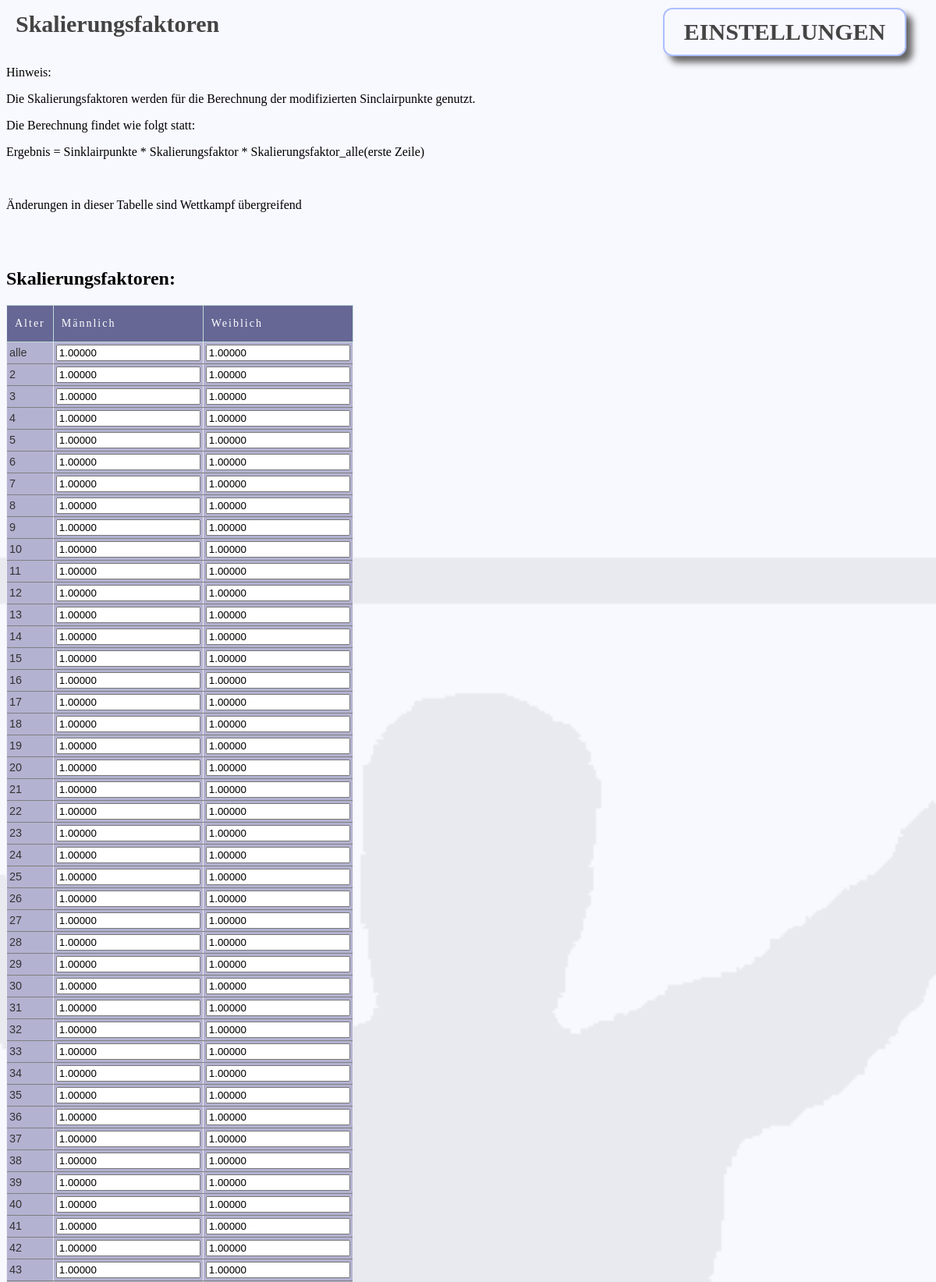
/einstellungen/skalierungsfaktoren.php (upper part), run on the app's committed database.
### tables this page shows
CREATE TABLE `skalierungsfaktoren` (
  `age` int(11) NOT NULL,
  `maennlich` float(11,5) DEFAULT NULL,
  `weiblich` float(11,5) DEFAULT NULL
);

### funktionen/db_verbindung.php (called while the page is built, shortened)
<?php
function dbBefehl ($query)
{
  global $db;
  try {
    $Abfrage = mysqli_query($db,$query);
  }catch(Exception $e) {
    echo "Konnte Abfrage ($query) nicht erfolgreich ausfuehren von DB: " . mysqli_error($db);
    exit;
  }
  return $Abfrage;
}
?>

### einstellungen/skalierungsfaktoren.php (the view, shortened to what this page needs)
<head>
<link rel="stylesheet" type="text/css" href="../../CSS/alg.css">
<link rel="stylesheet" type="text/css" href="../../CSS/table.css">
</head>
<body>
<form method="post" action="skalierungsfaktoren.php">
<p class="kopf"><b>Skalierungsfaktoren</b></p>
<p>Hinweis:</p>
<p>Die Skalierungsfaktoren werden für die Berechnung der modifizierten Sinclairpunkte genutzt.</p>
<p>Die Berechnung findet wie folgt statt:</p>
<p>Ergebnis = Sinklairpunkte * Skalierungsfaktor * Skalierungsfaktor_alle(erste Zeile)</p>
<br>
<p>Änderungen in dieser Tabelle sind Wettkampf übergreifend</p>
<a href="alg_einstellungen.php" title="Link zu den Einstellungen" id="range-logo">Einstellungen</a>
<?php
include '../funktionen/db_verbindung.php';
echo'<br><br>';
echo ' <h2>Skalierungsfaktoren:</h2>
<table class="tabelle" border="1">
  <colgroup>
    <col>
    <col>
  </colgroup>
<thead>
 <tr>
  <th>Alter</th>
  <th>Männlich</th>
  <th>Weiblich</th>
 </tr>
</thead>
';
$i=0;
$data_scale = dbBefehl("SELECT * FROM skalierungsfaktoren");
while($dsatz = mysqli_fetch_assoc($data_scale))
{
	$i = $i+1;
	$Man="Man" . $i;
	$Wom="Wom" . $i;
	echo '<tr>';
  if ($i == 1){
    echo '<td> alle </td>';
  }else{
	echo '<td>' . $dsatz['age'] . '</td>';
  }
	echo '<td><input type="text" name="'.$Man.'" value="' . $dsatz['maennlich'] . '"></td>';
	echo '<td><input type="text" name="'.$Wom.'" value="' . $dsatz['weiblich'] . '"></td>';
}
echo '</table>';
?>
<br>
<br>
</form>
</body>
</html>

### CSS/alg.css (style rules this page uses)
a:link { text-decoration: none; }
.kopf { font: bold 30px Verdana; color: #444444; padding: 6px 4px 6px 12px; }
#range-logo { background-color: #f8f8ff; display:block; overflow:hidden; white-space:nowrap; position:fixed; top:10px; right:1cm; box-shadow: 8px 8px 8px #666; border-radius: 12px; border: 2px solid #ACBFFF; font: bold 30px Verdana; color: #444444; text-transform: uppercase; text-align: center; text-decoration:none; padding: 12px 25px 12px 25px; }

### CSS/table.css (style rules this page uses)
table.tabelle { font: 90% "Lucida Grande", "Lucida Sans Unicode", "Trebuchet MS", sans-serif; padding: 0; margin: 0; border-collapse: collapse; color: #333; background: #B3B2D1; }
table.tabelle tbody, table.tabelle thead { border-left: 1px solid #EAECEE; border-right: 1px solid #EAECEE; }
table.tabelle tbody td, table tbody th { padding: 3px; text-align: left; }
table.tabelle thead th { background: #666795; padding: 15px 10px; color: #fff; text-align: left; font-weight: normal; }
table.tabelle th { font: bold 14px Verdana; color: #6D929B; border-right: 1px solid #C1DAD7; border-bottom: 1px solid #C1DAD7; border-top: 1px solid #C1DAD7; letter-spacing: 2px; text-align: left; padding: 6px 6px 6px 12px; }

### data on the page
skalierungsfaktoren: shows "alle", maennlich "1.00000", weiblich "1.00000"
skalierungsfaktoren: age "2", maennlich "1.00000", weiblich "1.00000"
skalierungsfaktoren: age "3", maennlich "1.00000", weiblich "1.00000"
skalierungsfaktoren: age "4", maennlich "1.00000", weiblich "1.00000"
skalierungsfaktoren: age "5", maennlich "1.00000", weiblich "1.00000"
skalierungsfaktoren: age "6", maennlich "1.00000", weiblich "1.00000"
skalierungsfaktoren: age "7", maennlich "1.00000", weiblich "1.00000"
skalierungsfaktoren: age "8", maennlich "1.00000", weiblich "1.00000"
skalierungsfaktoren: age "9", maennlich "1.00000", weiblich "1.00000"
skalierungsfaktoren: age "10", maennlich "1.00000", weiblich "1.00000"
skalierungsfaktoren: age "11", maennlich "1.00000", weiblich "1.00000"
skalierungsfaktoren: age "12", maennlich "1.00000", weiblich "1.00000"
skalierungsfaktoren: age "13", maennlich "1.00000", weiblich "1.00000"
skalierungsfaktoren: age "14", maennlich "1.00000", weiblich "1.00000"
skalierungsfaktoren: age "15", maennlich "1.00000", weiblich "1.00000"
skalierungsfaktoren: age "16", maennlich "1.00000", weiblich "1.00000"
skalierungsfaktoren: age "17", maennlich "1.00000", weiblich "1.00000"
skalierungsfaktoren: age "18", maennlich "1.00000", weiblich "1.00000"
skalierungsfaktoren: age "19", maennlich "1.00000", weiblich "1.00000"
skalierungsfaktoren: age "20", maennlich "1.00000", weiblich "1.00000"
skalierungsfaktoren: age "21", maennlich "1.00000", weiblich "1.00000"
skalierungsfaktoren: age "22", maennlich "1.00000", weiblich "1.00000"
skalierungsfaktoren: age "23", maennlich "1.00000", weiblich "1.00000"
skalierungsfaktoren: age "24", maennlich "1.00000", weiblich "1.00000"
skalierungsfaktoren: age "25", maennlich "1.00000", weiblich "1.00000"
skalierungsfaktoren: age "26", maennlich "1.00000", weiblich "1.00000"
skalierungsfaktoren: age "27", maennlich "1.00000", weiblich "1.00000"
skalierungsfaktoren: age "28", maennlich "1.00000", weiblich "1.00000"
skalierungsfaktoren: age "29", maennlich "1.00000", weiblich "1.00000"
skalierungsfaktoren: age "30", maennlich "1.00000", weiblich "1.00000"
skalierungsfaktoren: age "31", maennlich "1.00000", weiblich "1.00000"
skalierungsfaktoren: age "32", maennlich "1.00000", weiblich "1.00000"
skalierungsfaktoren: age "33", maennlich "1.00000", weiblich "1.00000"
skalierungsfaktoren: age "34", maennlich "1.00000", weiblich "1.00000"
skalierungsfaktoren: age "35", maennlich "1.00000", weiblich "1.00000"
skalierungsfaktoren: age "36", maennlich "1.00000", weiblich "1.00000"
skalierungsfaktoren: age "37", maennlich "1.00000", weiblich "1.00000"
skalierungsfaktoren: age "38", maennlich "1.00000", weiblich "1.00000"
skalierungsfaktoren: age "39", maennlich "1.00000", weiblich "1.00000"
skalierungsfaktoren: age "40", maennlich "1.00000", weiblich "1.00000"
skalierungsfaktoren: age "41", maennlich "1.00000", weiblich "1.00000"
skalierungsfaktoren: age "42", maennlich "1.00000", weiblich "1.00000"
skalierungsfaktoren: age "43", maennlich "1.00000", weiblich "1.00000"
